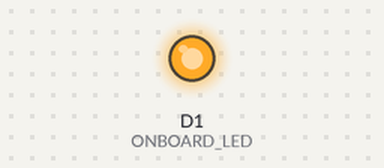
Bench run of a sketch on a simulated ESP8266 (NodeMCU). Shown: output pins drawn as LEDs (lit = HIGH).

Above: at 2.5 s.
At 7.5 s:
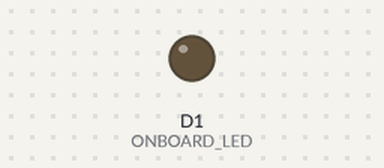
Timing chart, 0 to 13.0 s (numbered marks = the images above):
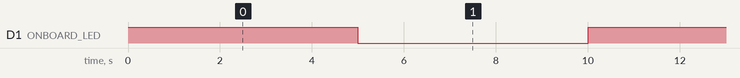

Measured:
- by itself, D1 (ONBOARD_LED): alternates HIGH for 5.0 s and LOW for 5.0 s

The sketch:

blink_led_ext.ino
```cpp
#define ONBOARD_LED D1   // Definimos el led del dispositivo
/*
   Blink
*/

// the setup function runds once when you press reset or power the board
void setup() {
  // initialize digital pin ledPin as an output
  pinMode(ONBOARD_LED, OUTPUT);
}

// the loop function runs over and over again forever
void loop() {
  digitalWrite(ONBOARD_LED, HIGH);
  delay(5000);  // 5 segundos
  digitalWrite(ONBOARD_LED, LOW);
  delay(5000);  // 5 segundos
}
```
